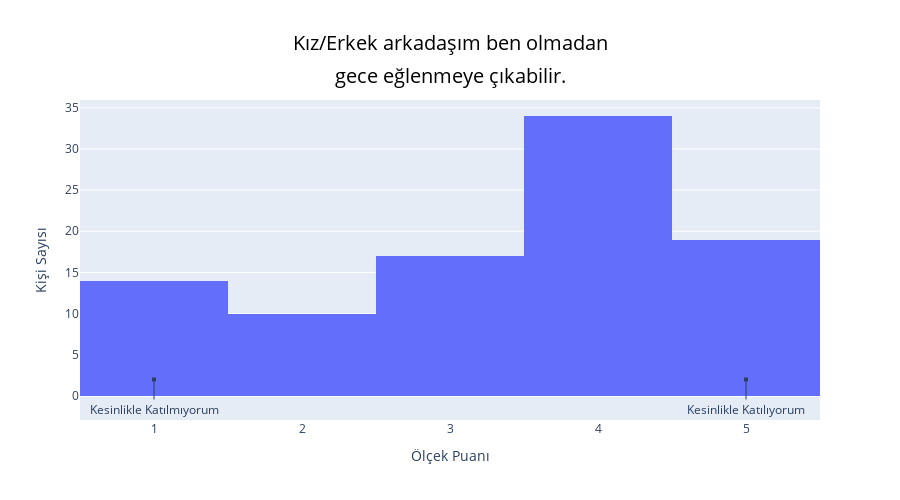

The notebook cell saved with this chart:
### Code cell
# Histogram grafiği
fig = go.Figure()

fig.add_trace(go.Histogram(
    x=df['likert_4'],
    nbinsx=5
))

# Caption başlığı
caption_text = "gece eğlenmeye çıkabilir."

fig.update_layout(
    title_x=0.5,
    title_font_size=20,
    title_font_color="Black",
    title_text="Kız/Erkek arkadaşım ben olmadan",
    xaxis_title_text="Ölçek Puanı",
    yaxis_title_text="Kişi Sayısı",
    width=900,
    height=500,
    annotations=[
        dict(
            x=1,
            y=2,
            xref="x",
            yref="y",
            text="Kesinlikle Katılmıyorum",
            showarrow=True,
            arrowhead=7,
            ax=0,
            ay=30
        ),
        dict(
            x=5,
            y=2,
            xref="x",
            yref="y",
            text="Kesinlikle Katılıyorum",
            showarrow=True,
            arrowhead=7,
            ax=0,
            ay=30
        ),
        dict(
            x=0.5,
            y=1.125,
            xref='paper',
            yref='paper',
            text=caption_text,
            showarrow=False,
            font=dict(
                size=20,
                color='Black'
            )
        )
    ]
)

fig.show()

### Figure 1 — Plotly figure (JSON) as saved in the notebook; plotly's stock layout.template omitted (floating-point values rounded to 4 significant figures)
{"data": [{"nbinsx": 5, "type": "histogram", "x": [4, 4, 4, 1, 5, 4, 4, 4, 3, 5, 2, 4, 4, 4, 3, 1, 1, 1, 4, 5, 3, 2, 5, 3, 4, 3, 1, 4, 5, 5, 2, 2, 4, 4, 3, 5, 3, 3, 1, 5, 4, 5, 5, 3, 5, 4, 3, 5, 5, 1, 1, 2, 3, 5, 1, 2, 4, 4, 4, 4, 5, 1, 4, 1, 4, 3, 4, 4, 2, 4, 3, 4, 4, 3, 4, 2, 2, 1, 4, 4, 4, 5, 3, 4, 4, 5, 3, 1, 5, 2, 5, 4, 1, 3]}], "layout": {"annotations": [{"arrowhead": 7, "ax": 0, "ay": 30, "showarrow": true, "text": "Kesinlikle Katılmıyorum", "x": 1, "xref": "x", "y": 2, "yref": "y"}, {"arrowhead": 7, "ax": 0, "ay": 30, "showarrow": true, "text": "Kesinlikle Katılıyorum", "x": 5, "xref": "x", "y": 2, "yref": "y"}, {"font": {"color": "Black", "size": 20}, "showarrow": false, "text": "gece eğlenmeye çıkabilir.", "x": 0.5, "xref": "paper", "y": 1.125, "yref": "paper"}], "height": 500, "title": {"font": {"color": "Black", "size": 20}, "text": "Kız/Erkek arkadaşım ben olmadan", "x": 0.5}, "width": 900, "xaxis": {"title": {"text": "Ölçek Puanı"}}, "yaxis": {"title": {"text": "Kişi Sayısı"}}}}
